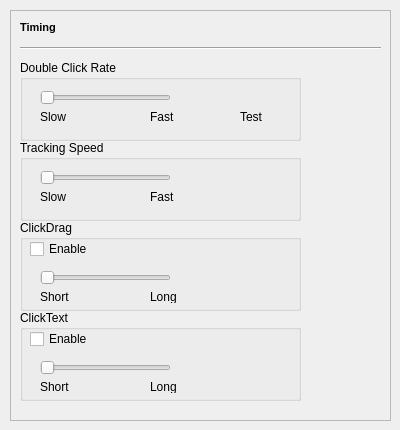
   <widget class="QWidget" name="tab_5">
    <attribute name="title">
     <string>Timing</string>
    </attribute>
    <widget class="QFrame" name="frame_4">
     <property name="geometry">
      <rect>
       <x>10</x>
       <y>10</y>
       <width>381</width>
       <height>411</height>
      </rect>
     </property>
     <property name="frameShape">
      <enum>QFrame::StyledPanel</enum>
     </property>
     <property name="frameShadow">
      <enum>QFrame::Sunken</enum>
     </property>
     <widget class="QLabel" name="label_7">
      <property name="geometry">
       <rect>
        <x>10</x>
        <y>10</y>
        <width>61</width>
        <height>16</height>
       </rect>
      </property>
      <property name="text">
       <string>&lt;!DOCTYPE HTML PUBLIC &quot;-//W3C//DTD HTML 4.0//EN&quot; &quot;http://www.w3.org/TR/REC-html40/strict.dtd&quot;&gt;
&lt;html&gt;&lt;head&gt;&lt;meta name=&quot;qrichtext&quot; content=&quot;1&quot; /&gt;&lt;style type=&quot;text/css&quot;&gt;
p, li { white-space: pre-wrap; }
&lt;/style&gt;&lt;/head&gt;&lt;body style=&quot; font-family:'MS Shell Dlg 2'; font-size:8.25pt; font-weight:400; font-style:normal;&quot;&gt;
&lt;p style=&quot; margin-top:0px; margin-bottom:0px; margin-left:0px; margin-right:0px; -qt-block-indent:0; text-indent:0px;&quot;&gt;&lt;span style=&quot; font-size:8pt; font-weight:600;&quot;&gt;Timing&lt;/span&gt;&lt;/p&gt;&lt;/body&gt;&lt;/html&gt;</string>
      </property>
     </widget>
     <widget class="Line" name="line_4">
      <property name="geometry">
       <rect>
        <x>10</x>
        <y>30</y>
        <width>361</width>
        <height>16</height>
       </rect>
      </property>
      <property name="orientation">
       <enum>Qt::Horizontal</enum>
      </property>
     </widget>
     <widget class="QGroupBox" name="groupBox_21">
      <property name="geometry">
       <rect>
        <x>10</x>
        <y>50</y>
        <width>281</width>
        <height>81</height>
       </rect>
      </property>
      <property name="title">
       <string>Double Click Rate</string>
      </property>
      <widget class="QSlider" name="horizontalSlider">
       <property name="geometry">
        <rect>
         <x>20</x>
         <y>30</y>
         <width>131</width>
         <height>16</height>
        </rect>
       </property>
       <property name="orientation">
        <enum>Qt::Horizontal</enum>
       </property>
      </widget>
      <widget class="QLabel" name="label_3">
       <property name="geometry">
        <rect>
         <x>20</x>
         <y>50</y>
         <width>46</width>
         <height>13</height>
        </rect>
       </property>
       <property name="text">
        <string>Slow</string>
       </property>
      </widget>
      <widget class="QLabel" name="label_10">
       <property name="geometry">
        <rect>
         <x>130</x>
         <y>50</y>
         <width>46</width>
         <height>13</height>
        </rect>
       </property>
       <property name="text">
        <string>Fast</string>
       </property>
      </widget>
      <widget class="QLabel" name="label_11">
       <property name="geometry">
        <rect>
         <x>220</x>
         <y>50</y>
         <width>46</width>
         <height>13</height>
        </rect>
       </property>
       <property name="text">
        <string>Test</string>
       </property>
      </widget>
     </widget>
     <widget class="QGroupBox" name="groupBox_22">
      <property name="geometry">
       <rect>
        <x>10</x>
        <y>130</y>
        <width>281</width>
        <height>81</height>
       </rect>
      </property>
      <property name="title">
       <string>Tracking Speed</string>
      </property>
      <widget class="QSlider" name="horizontalSlider_2">
       <property name="geometry">
        <rect>
         <x>20</x>
         <y>30</y>
         <width>131</width>
         <height>16</height>
        </rect>
       </property>
       <property name="orientation">
        <enum>Qt::Horizontal</enum>
       </property>
      </widget>
      <widget class="QLabel" name="label_8">
       <property name="geometry">
        <rect>
         <x>20</x>
         <y>50</y>
         <width>46</width>
         <height>13</height>
        </rect>
       </property>
       <property name="text">
        <string>Slow</string>
       </property>
      </widget>
      <widget class="QLabel" name="label_13">
       <property name="geometry">
        <rect>
         <x>130</x>
         <y>50</y>
         <width>46</width>
         <height>13</height>
        </rect>
       </property>
       <property name="text">
        <string>Fast</string>
       </property>
      </widget>
     </widget>
     <widget class="QGroupBox" name="groupBox_23">
      <property name="geometry">
       <rect>
        <x>10</x>
        <y>210</y>
        <width>281</width>
        <height>91</height>
       </rect>
      </property>
      <property name="title">
       <string>ClickDrag</string>
      </property>
      <widget class="QSlider" name="horizontalSlider_7">
       <property name="geometry">
        <rect>
         <x>20</x>
         <y>50</y>
         <width>131</width>
         <height>16</height>
        </rect>
       </property>
       <property name="orientation">
        <enum>Qt::Horizontal</enum>
       </property>
      </widget>
      <widget class="QLabel" name="label_39">
       <property name="geometry">
        <rect>
         <x>20</x>
         <y>70</y>
         <width>46</width>
         <height>13</height>
        </rect>
       </property>
       <property name="text">
        <string>Short</string>
       </property>
      </widget>
      <widget class="QLabel" name="label_40">
       <property name="geometry">
        <rect>
         <x>130</x>
         <y>70</y>
         <width>46</width>
         <height>13</height>
        </rect>
       </property>
       <property name="text">
        <string>Long</string>
       </property>
      </widget>
      <widget class="QCheckBox" name="checkBox_14">
       <property name="geometry">
        <rect>
         <x>10</x>
         <y>20</y>
         <width>201</width>
         <height>18</height>
        </rect>
       </property>
       <property name="text">
        <string>Enable</string>
       </property>
      </widget>
     </widget>
     <widget class="QGroupBox" name="groupBox_24">
      <property name="geometry">
       <rect>
        <x>10</x>
        <y>300</y>
        <width>281</width>
        <height>91</height>
       </rect>
      </property>
      <property name="title">
       <string>ClickText</string>
      </property>
      <widget class="QSlider" name="horizontalSlider_8">
       <property name="geometry">
        <rect>
         <x>20</x>
         <y>50</y>
         <width>131</width>
         <height>16</height>
        </rect>
       </property>
       <property name="orientation">
        <enum>Qt::Horizontal</enum>
       </property>
      </widget>
      <widget class="QLabel" name="label_41">
       <property name="geometry">
        <rect>
         <x>20</x>
         <y>70</y>
         <width>46</width>
         <height>13</height>
        </rect>
       </property>
       <property name="text">
        <string>Short</string>
       </property>
      </widget>
      <widget class="QLabel" name="label_42">
       <property name="geometry">
        <rect>
         <x>130</x>
         <y>70</y>
         <width>46</width>
         <height>13</height>
        </rect>
       </property>
       <property name="text">
        <string>Long</string>
       </property>
      </widget>
      <widget class="QCheckBox" name="checkBox_18">
       <property name="geometry">
        <rect>
         <x>10</x>
         <y>20</y>
         <width>201</width>
         <height>18</height>
        </rect>
       </property>
       <property name="text">
        <string>Enable</string>
       </property>
      </widget>
     </widget>
    </widget>
   </widget>
